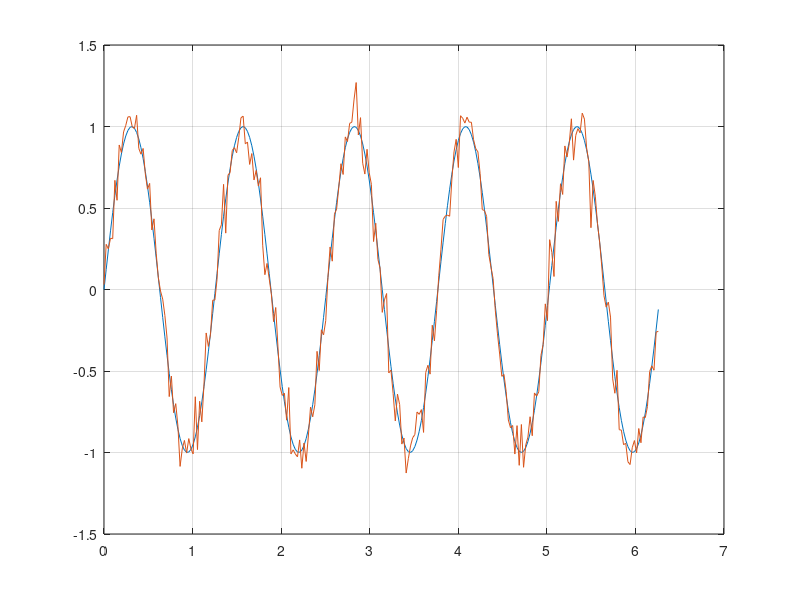
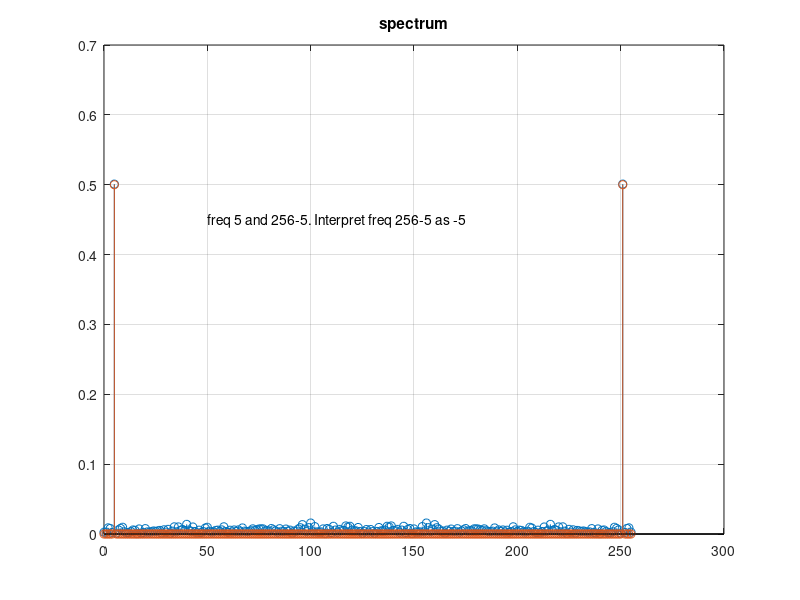

These figures' MATLAB source, in order: (Note: this script raises an error after producing the figures.)
%Problem 3
close all
clear vars
% fourier transform defs
% h(w) = int[h(t)*exp(-iwt)*dt]
% h(t) = 1/2pi * int[ H(w) * exp(iwt) dw ] - inverse
close all;
clearvars;
N = 256;
dx = 2 * pi / N;
x = (0:N-1)' * dx;
w_n = (0:N-1)'; % freq
sn = 0.1;
dz = sn*randn(N,1);
y = sin(5*x);
z = y + dz;
figure(1);
title('y and z');
plot(x, y, x, z);
grid on;
% fourier transform / spectrum of y
y_w = fft(y);
y_abs_dx_plot = abs(y_w) * dx / (2*pi);  %  plot amplitudes (normalized)
z_w = fft(z);
z_abs_dx_plot = abs(z_w) * dx / (2*pi);  %  plot amplitudes (normalized)
figure(2);
stem(w_n, z_abs_dx_plot); %
title('spectrum')
hold on
stem(w_n, y_abs_dx_plot); % freq at 5 and 256-5, 256-5 represents freq -5
text(50, 0.45,  'freq 5 and 256-5. Interpret freq 256-5 as -5')
grid on;
z_w_2 = thresh(z_w, 2);
z_w_3 = thresh(z_w, 3);
z_w_4 = thresh(z_w, 4);
s_2 = ifft(z_w_2);
s_3 = ifft(z_w_3);
s_4 = ifft(z_w_4);
figure(3)
plot(x, z, x, s_2, x, s_3, x, s_4); % cannot see well
grid on
legend('z', 's_2', 's_3', 's_4')
figure(4)
subplot(4, 1, 1);
plot(x, z); grid on;
title('z')
subplot(4, 1, 2);
plot(x, s_2); grid on;
title('s_2')
subplot(4, 1, 3);
plot(x, s_3); grid on;
title('s_3')
subplot(4, 1, 4);
plot(x, s_4); grid on;
title('s_4')
% zoom into filtered s_4
figure(5)
plot(x, s_4, x, y); grid on;
legend('s_4', 'y')
% conclusions
% original y gets progreessively better extracted with the increased threshold
% (in other words noise better filtered as we increase the threshold)
% (s2, s3, s4 are progressively closer to the original y)
% however original y gets distorted - as one can see from fig 5 -
% s_4 > 1 at peak 2, 4 and less s4 < 1, i.e. we don't fully recover
% original y



